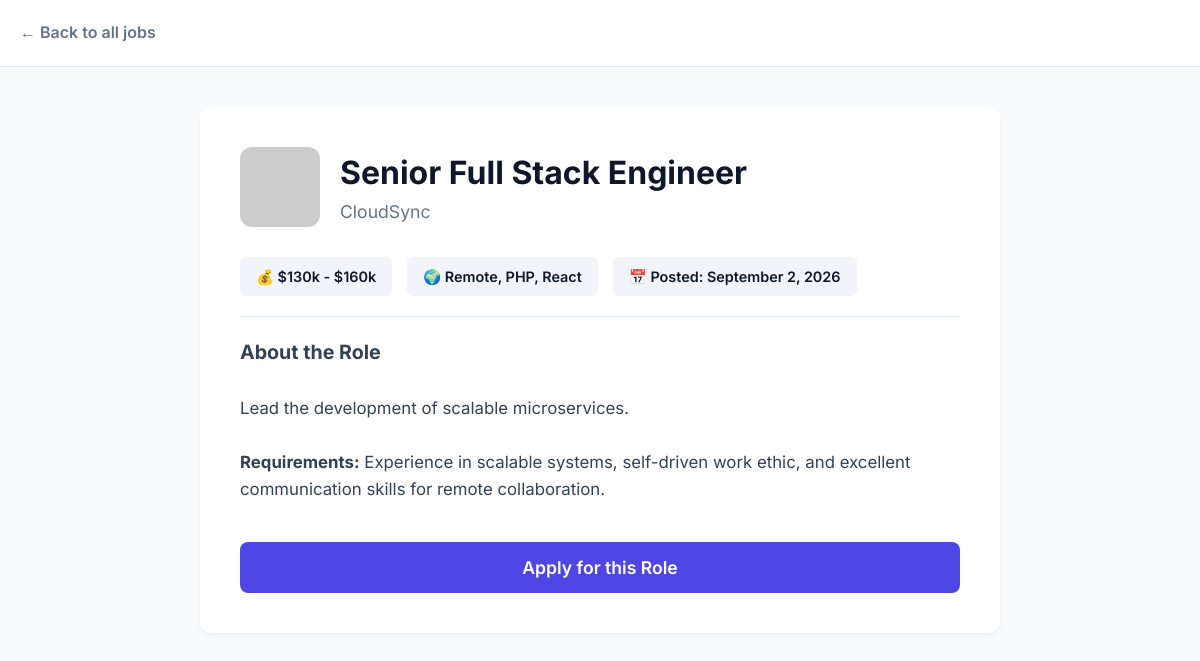
Page /job.php?id=1 on the committed database.
### tables this page shows
CREATE TABLE jobs (

id INT AUTO_INCREMENT PRIMARY KEY,

employer_id INT NULL,

title VARCHAR(255) NOT NULL, company VARCHAR(255) NOT NULL,
description TEXT NOT NULL,

tags VARCHAR(255) DEFAULT 'Remote',

salary VARCHAR(100), logo_url VARCHAR(255),
posted_at TIMESTAMP DEFAULT CURRENT_TIMESTAMP,

FOREIGN KEY (employer_id) REFERENCES users(id) ON DELETE SET NULL

);

### job.php (the view, shortened to what this page needs)
<?php require_once 'db.php';
$job_id = $_GET['id'] ?? null;
$stmt = $pdo->prepare("SELECT * FROM jobs WHERE id = ?");
$stmt->execute([$job_id]);
$job = $stmt->fetch();
?>
<!DOCTYPE html>
<html lang="en">
<head>
</head>
<body>
    <nav class="nav">
        <a href="index.php">&larr; Back to all jobs</a>
    </nav>
    <main class="job-detail-container">
        <div class="header-row">
            <img src="<?= htmlspecialchars($job['logo_url']) ?>" alt="Logo">
            <div>
                <h1 class="job-title"><?= htmlspecialchars($job['title']) ?></h1>
                <div class="company-name"><?= htmlspecialchars($job['company']) ?></div>
            </div>
        </div>
        <div class="meta-tags">
            <div class="meta-tag">💰 <?= htmlspecialchars($job['salary']) ?></div>
            <div class="meta-tag">🌍 <?= htmlspecialchars($job['tags']) ?></div>
            <div class="meta-tag">📅 Posted: <?= date('F j, Y', strtotime($job['posted_at'])) ?></div>
        </div>
        <div class="content">
            <h3>About the Role</h3>
            <br>
            <p><?= nl2br(htmlspecialchars($job['description'])) ?></p>
            <br>
            <p><strong>Requirements:</strong> Experience in scalable systems, self-driven work ethic, and excellent communication skills for remote collaboration.</p>
        </div>
        <button class="btn-large" id="openModalBtn">Apply for this Role</button>
    </main>
</body>
</html>

### job.php (style rules this page uses)
:root { --primary: #4f46e5; --primary-hover: #4338ca; --bg: #f8fafc; --text-main: #0f172a; --text-muted: #64748b; }
* { margin: 0; padding: 0; box-sizing: border-box; font-family: 'Inter', sans-serif; }
body { background-color: var(--bg); color: var(--text-main); line-height: 1.6; }
.nav { padding: 20px; background: white; border-bottom: 1px solid #e2e8f0; }
.nav a { text-decoration: none; color: var(--text-muted); font-weight: 600; transition: color 0.2s; }
.job-detail-container { max-width: 800px; margin: 40px auto; background: white; padding: 40px; border-radius: 12px; box-shadow: 0 4px 6px -1px rgba(0, 0, 0, 0.05); animation: fadeIn 0.5s ease-out; }
.header-row { display: flex; align-items: center; gap: 20px; margin-bottom: 30px; }
.header-row img { width: 80px; height: 80px; border-radius: 12px; }
.job-title { font-size: 2rem; font-weight: 700; }
.company-name { font-size: 1.1rem; color: var(--text-muted); }
.meta-tags { display: flex; gap: 15px; margin: 20px 0; padding-bottom: 20px; border-bottom: 1px solid #e2e8f0; }
.meta-tag { background: #f1f5f9; padding: 8px 16px; border-radius: 6px; font-size: 0.9rem; font-weight: 600; }
.content { margin-bottom: 40px; font-size: 1.05rem; color: #334155; }
.btn-large { display: block; width: 100%; padding: 15px; background: var(--primary); color: white; border: none; border-radius: 8px; font-size: 1.1rem; font-weight: 600; cursor: pointer; transition: background 0.2s; text-align: center; }

### rows in the picture
jobs: title "Senior Full Stack Engineer", company "CloudSync", salary "$130k - $160k", tags "Remote, PHP, React", posted_at "September 2, 2026", description "Lead the development of scalable microservices."
